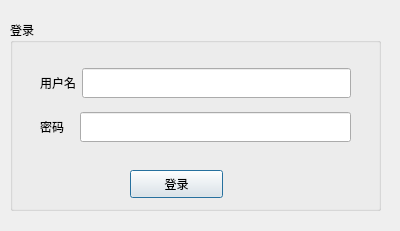
<?xml version="1.0" encoding="UTF-8"?>
<ui version="4.0">
 <class>LoginDialog</class>
 <widget class="QDialog" name="LoginDialog">
  <property name="geometry">
   <rect>
    <x>0</x>
    <y>0</y>
    <width>400</width>
    <height>231</height>
   </rect>
  </property>
  <property name="windowTitle">
   <string>Dialog</string>
  </property>
  <widget class="QGroupBox" name="groupBox">
   <property name="geometry">
    <rect>
     <x>10</x>
     <y>20</y>
     <width>371</width>
     <height>191</height>
    </rect>
   </property>
   <property name="font">
    <font>
     <family>微软雅黑 Light</family>
     <pointsize>9</pointsize>
    </font>
   </property>
   <property name="title">
    <string>登录</string>
   </property>
   <widget class="QPushButton" name="LoginBtn">
    <property name="geometry">
     <rect>
      <x>120</x>
      <y>150</y>
      <width>93</width>
      <height>28</height>
     </rect>
    </property>
    <property name="font">
     <font>
      <family>微软雅黑 Light</family>
     </font>
    </property>
    <property name="text">
     <string>登录</string>
    </property>
   </widget>
   <widget class="QWidget" name="layoutWidget">
    <property name="geometry">
     <rect>
      <x>30</x>
      <y>40</y>
      <width>311</width>
      <height>91</height>
     </rect>
    </property>
    <layout class="QVBoxLayout" name="verticalLayout" stretch="1,9">
     <item>
      <layout class="QHBoxLayout" name="horizontalLayout" stretch="1,8">
       <item>
        <widget class="QLabel" name="label">
         <property name="font">
          <font>
           <family>微软雅黑 Light</family>
          </font>
         </property>
         <property name="text">
          <string>用户名</string>
         </property>
        </widget>
       </item>
       <item>
        <widget class="QLineEdit" name="lineEdit_Username">
         <property name="minimumSize">
          <size>
           <width>0</width>
           <height>30</height>
          </size>
         </property>
         <property name="maximumSize">
          <size>
           <width>16777215</width>
           <height>30</height>
          </size>
         </property>
        </widget>
       </item>
      </layout>
     </item>
     <item>
      <layout class="QHBoxLayout" name="horizontalLayout_2" stretch="1,8">
       <item>
        <widget class="QLabel" name="label_2">
         <property name="font">
          <font>
           <family>微软雅黑 Light</family>
          </font>
         </property>
         <property name="text">
          <string>密码</string>
         </property>
        </widget>
       </item>
       <item>
        <widget class="QLineEdit" name="lineEdit_Password">
         <property name="minimumSize">
          <size>
           <width>0</width>
           <height>30</height>
          </size>
         </property>
         <property name="maximumSize">
          <size>
           <width>16777215</width>
           <height>30</height>
          </size>
         </property>
        </widget>
       </item>
      </layout>
     </item>
    </layout>
   </widget>
  </widget>
 </widget>
 <resources/>
 <connections/>
</ui>
